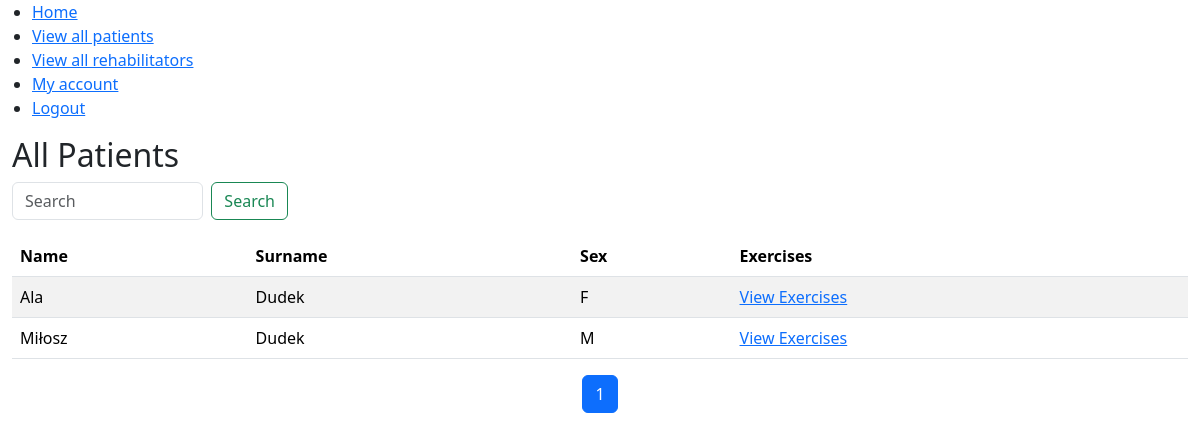
/rehab/patients/ (signed in), run on an earlier commit of the app's database.
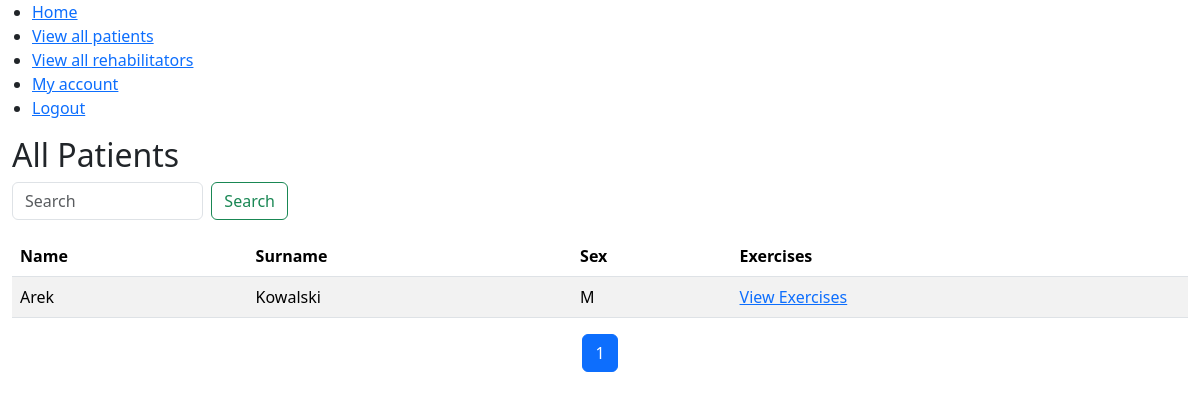
And on a later commit of the database.
### rehab/models.py (models this page shows, shortened)
class Patient(models.Model):
    user = models.OneToOneField(User, on_delete=models.CASCADE)
    rehabilitator = models.ForeignKey(Rehabilitator, on_delete=models.CASCADE, related_name='patients')
    name = models.CharField(max_length=30)
    surname = models.CharField(max_length=30)
    sex = models.CharField(max_length=1, choices=(('M', 'Male'), ('F', 'Female')))
    birth_date = models.DateField(null=True)
    location = models.CharField(max_length=30)
    street = models.CharField(max_length=60)
    house_number = models.CharField(max_length=10)
    local_number = models.CharField(max_length=10)

### rehab/views.py (the view)
# urls.py: path('patients/', views.view_particular_patients, name='view_particular_patients'),
@login_required
def view_particular_patients(request):
    is_rehabilitator = True
    is_patient = False
    current_rehabilitator = Rehabilitator.objects.get(user=request.user)
    query = request.GET.get('q', '')
    patients = Patient.objects.filter(
        Q(name__icontains=query) |
        Q(surname__icontains=query) |
        Q(sex__icontains=query),
        rehabilitator=current_rehabilitator
    ).order_by('name', 'surname')
    paginator = Paginator(patients, 10)
    page_number = request.GET.get('page')
    page_obj = paginator.get_page(page_number)
    context = {'patients': patients,
               'query': query,
               'page_obj': page_obj,
               'is_rehabilitator': is_rehabilitator,
               'is_patient': is_patient}
    return render(request, 'telemedWebapp/view_particular_patients.html', context)

### rehab/templates/telemedWebapp/view_particular_patients.html (shortened to what this page needs)
{% extends 'telemedWebapp/base.html' %}
{% block content %}
  <h2>All Patients</h2>
<div class="row mb-3">
    <div class="col-md-3">
        <form class="d-flex" method="GET">
            <input class="form-control me-2" type="search" placeholder="Search" aria-label="Search" name="q" value="{{ request.GET.q }}">
            <button class="btn btn-outline-success" type="submit">Search</button>
        </form>
    </div>
</div>
{% if patients %}
    <table class="table table-striped">
      <thead>
        <tr>
          <th>Name</th>
          <th>Surname</th>
          <th>Sex</th>
          <th>Exercises</th>
        </tr>
      </thead>
      <tbody>
        {% for patient in page_obj %}
          <tr>
            <td>{{ patient.name }}</td>
            <td>{{ patient.surname }}</td>
            <td>{{ patient.sex }}</td>
            <td><a href="{% url 'telemedWebapp:view_exercises' %}?patient_id={{ patient.id }}">View Exercises</a></td>
          </tr>
        {% endfor %}
      </tbody>
    </table>
  {% else %}
    <p>No patients found.</p>
  {% endif %}
<div class="d-flex justify-content-center">
  <nav aria-label="Page navigation example">
    <ul class="pagination">
      {% for num in page_obj.paginator.page_range %}
      {% if page_obj.number == num %}
      <li class="page-item active" aria-current="page"><a class="page-link" href="#">{{ num }}</a></li>
      {% elif num > page_obj.number|add:'-3' and num < page_obj.number|add:'3' %}
      <li class="page-item"><a class="page-link" href="?page={{ num }}{% if request.GET.q %}&q={{ request.GET.q }}{% endif %}">{{ num }}</a></li>
      {% endif %}
      {% endfor %}
    </ul>
  </nav>
</div>
{% endblock %}

### rehab/templates/telemedWebapp/base.html (shortened to what this page needs)
<!DOCTYPE html>
<html lang="en">
<head>
    {% load bootstrap5  %}
    {% bootstrap_css %}
</head>
<body>
 <nav>
        <ul>
            <li><a href="{% url 'telemedWebapp:home' %}">Home</a></li>
            {% if user.is_authenticated %}
                {% if is_rehabilitator %}
                    <li><a href="{% url 'telemedWebapp:view_particular_patients' %}">View all patients</a></li>
                {% endif %}
                <li><a href="{% url 'telemedWebapp:view_all_rehabilitators' %}">View all rehabilitators</a></li>
                <li><a href="{% url 'telemedWebapp:my_account' %}">My account</a></li>
                <li><a href="{% url 'telemedWebapp:logout_user' %}">Logout</a></li>
            {% endif %}
        </ul>
 </nav>
<div class="container-fluid">
    {% block content %}{% endblock %}
</div>

What changed in the data, as far as the page shows it:
removed Patient: name "Ala", surname "Dudek", sex "F"
removed Patient: name "Miłosz", surname "Dudek", sex "M"
added Patient: name "Arek", surname "Kowalski", sex "M"
